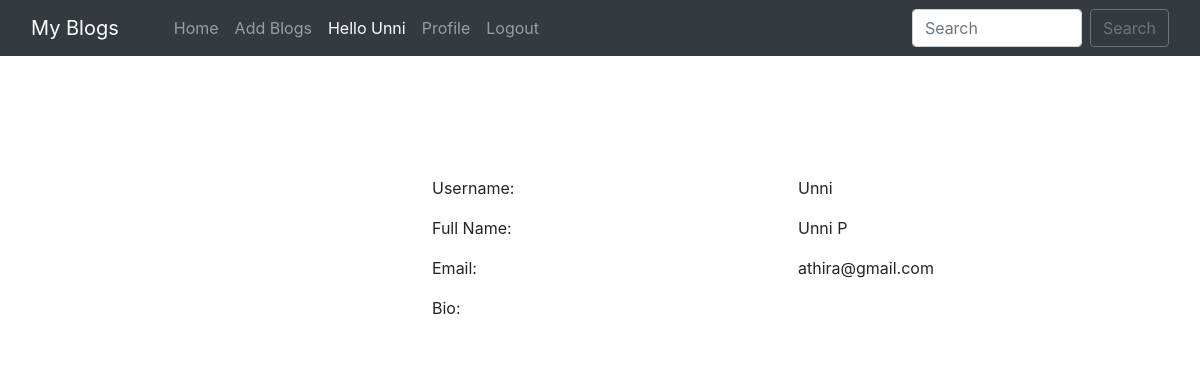
Screenshot of /user_profile/4/ (signed in) with the database file from the repository.
### home/models.py (models this page shows, shortened)
class BlogPost(models.Model):
    id = models.BigAutoField(primary_key=True)
    title=models.CharField(max_length=255)
    author= models.ForeignKey(User, on_delete=models.CASCADE)
    slug=models.CharField(max_length=130)
    content=models.TextField()
    image = models.ImageField(upload_to="profile_pics", blank=True, null=True)
    dateTime=models.DateTimeField(auto_now_add=True)

### home/views.py (the view)
# urls.py: path("user_profile/<int:myid>/", views.user_profile, name="user_profile"),
def user_profile(request, myid):
    post = BlogPost.objects.filter(id=myid)
    return render(request, "user_profile.html", {'post':post})

### home/templates/user_profile.html (shortened to what this page needs)
{% extends 'base.html' %}
{% block body %}
<div class="container profile">
            <form method="post">
                <div class="row">
                    {% for i in post %}
                    <div class="col-md-4">
                    </div>
                    <div class="col-md-8">
                        <div class="profile-tab">
                            <div class="tab-pane">
                                <br><br>
                                        <div class="row">
                                            <div class="col-md-6">
                                                <label>Username:</label>
                                            </div>
                                            <div class="col-md-6">
                                                <p>{{i.author}}</p>
                                            </div>
                                        </div>
                                        <div class="row">
                                            <div class="col-md-6">
                                                <label>Full Name:</label>
                                            </div>
                                            <div class="col-md-6">
                                                <p>{{i.author.get_full_name}}</p>
                                            </div>
                                        </div>
                                        <div class="row">
                                            <div class="col-md-6">
                                                <label>Email:</label>
                                            </div>
                                            <div class="col-md-6">
                                                <p>{{i.author.email}}</p>
                                            </div>
                                        </div>
                                        <div class="row">
                                            <div class="col-md-6">
                                                <label>Bio:</label>
                                            </div>
                                            <div class="col-md-6">
                                            </div>
                                        </div>
                                        {% endfor %}
                            </div>
                        </div>
                    </div>
            </form>
            </div>
        {% endblock %}

### home/templates/base.html (shortened to what this page needs)
<!doctype html>
<html lang="en">
  <head>
    <link href="//maxcdn.bootstrapcdn.com/bootstrap/4.1.1/css/bootstrap.min.css" rel="stylesheet" id="bootstrap-css">
    <link href="https://cdn.jsdelivr.net/npm/bootstrap@5.0.2/dist/css/bootstrap.min.css" rel="stylesheet">
    <link rel="stylesheet" href="https://maxcdn.bootstrapcdn.com/bootstrap/4.0.0/css/bootstrap.min.css">
  </head>
  <body>
    <nav class="navbar navbar-expand-lg navbar-dark bg-dark sticky-top">
        <div class="container-fluid">
          <a class="navbar-brand" href="#">My Blogs</a>
          <div class="collapse navbar-collapse" id="navbarSupportedContent">
          <div class="container mx-3">
            <ul class="navbar-nav me-auto mb-2 mb-lg-0">
              <li class="nav-item">
                <a class="nav-link {% block homeactive %} {% endblock homeactive %}" aria-current="page" href="/">Home</a>
              </li>
              {% if user.is_authenticated %}
              <li class="nav-item">
                <a class="nav-link {% block add_blogs_active %} {% endblock add_blogs_active %}" href="/add_blogs/">Add Blogs</a>
              </li>
              <li class="nav-item">
                <a class="nav-link active" href="#">Hello {{request.user}}</a>
              </li>
              <li class="nav-item">
                <a class="nav-link {% block profileactive %} {% endblock profileactive %}" href="/profile/">Profile</a>
              </li>
              <li class="nav-item">
                <a class="nav-link" href="/logout/">Logout</a>
              </li>
              {% endif %}
            </ul>
            </div>
            <form class="d-flex" method="POST" action="/search/"> {% csrf_token %}
              <input class="form-control me-2" type="search" placeholder="Search" name="searched" id="searched" aria-label="Search">
              <button href="/search/" class="btn btn-outline-secondary" type="submit">Search</button>
            </form>
          </div>
        </div>
      </nav>
      {% block body %}
      {% endblock %}
</body>
</html>

### rows the page displays
BlogPost: author "Unni", author.get_full_name "Unni P", author.email "athira@gmail.com"

### other values shown
{{ request.user }} "Unni"
